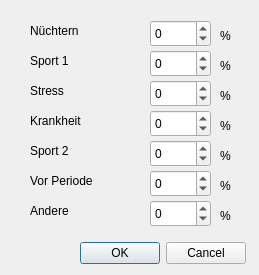
<?xml version="1.0" encoding="UTF-8"?>
<ui version="4.0">
 <class>dlgHealthOptions</class>
 <widget class="QDialog" name="dlgHealthOptions">
  <property name="windowModality">
   <enum>Qt::ApplicationModal</enum>
  </property>
  <property name="geometry">
   <rect>
    <x>0</x>
    <y>0</y>
    <width>259</width>
    <height>275</height>
   </rect>
  </property>
  <property name="windowTitle">
   <string>Gesundheits-Faktoren</string>
  </property>
  <widget class="QDialogButtonBox" name="buttonBox">
   <property name="geometry">
    <rect>
     <x>50</x>
     <y>240</y>
     <width>196</width>
     <height>26</height>
    </rect>
   </property>
   <property name="standardButtons">
    <set>QDialogButtonBox::Cancel|QDialogButtonBox::Ok</set>
   </property>
  </widget>
  <widget class="QLabel" name="lblTextSport1">
   <property name="geometry">
    <rect>
     <x>30</x>
     <y>50</y>
     <width>121</width>
     <height>21</height>
    </rect>
   </property>
   <property name="text">
    <string>Sport 1</string>
   </property>
  </widget>
  <widget class="QLabel" name="lblTextSport2">
   <property name="geometry">
    <rect>
     <x>30</x>
     <y>140</y>
     <width>121</width>
     <height>21</height>
    </rect>
   </property>
   <property name="text">
    <string>Sport 2</string>
   </property>
  </widget>
  <widget class="QLabel" name="lblTextStress">
   <property name="geometry">
    <rect>
     <x>30</x>
     <y>80</y>
     <width>121</width>
     <height>21</height>
    </rect>
   </property>
   <property name="text">
    <string>Stress</string>
   </property>
  </widget>
  <widget class="QLabel" name="lblTextIllness">
   <property name="geometry">
    <rect>
     <x>30</x>
     <y>110</y>
     <width>121</width>
     <height>21</height>
    </rect>
   </property>
   <property name="text">
    <string>Krankheit</string>
   </property>
  </widget>
  <widget class="QLabel" name="lblTextFemale">
   <property name="geometry">
    <rect>
     <x>30</x>
     <y>170</y>
     <width>121</width>
     <height>21</height>
    </rect>
   </property>
   <property name="text">
    <string>Vor Periode</string>
   </property>
  </widget>
  <widget class="QSpinBox" name="spnSport1Factor">
   <property name="geometry">
    <rect>
     <x>150</x>
     <y>50</y>
     <width>61</width>
     <height>27</height>
    </rect>
   </property>
   <property name="minimum">
    <number>-99</number>
   </property>
   <property name="maximum">
    <number>99</number>
   </property>
  </widget>
  <widget class="QSpinBox" name="spnSport2Factor">
   <property name="geometry">
    <rect>
     <x>150</x>
     <y>140</y>
     <width>61</width>
     <height>27</height>
    </rect>
   </property>
   <property name="minimum">
    <number>-99</number>
   </property>
  </widget>
  <widget class="QSpinBox" name="spnStressFactor">
   <property name="geometry">
    <rect>
     <x>150</x>
     <y>80</y>
     <width>61</width>
     <height>27</height>
    </rect>
   </property>
   <property name="minimum">
    <number>-99</number>
   </property>
  </widget>
  <widget class="QSpinBox" name="spnIllnessFactor">
   <property name="geometry">
    <rect>
     <x>150</x>
     <y>110</y>
     <width>61</width>
     <height>27</height>
    </rect>
   </property>
   <property name="minimum">
    <number>-99</number>
   </property>
  </widget>
  <widget class="QSpinBox" name="spnFemaleFactor">
   <property name="geometry">
    <rect>
     <x>150</x>
     <y>170</y>
     <width>61</width>
     <height>27</height>
    </rect>
   </property>
   <property name="minimum">
    <number>-99</number>
   </property>
  </widget>
  <widget class="QLabel" name="lblPercent1">
   <property name="geometry">
    <rect>
     <x>220</x>
     <y>20</y>
     <width>21</width>
     <height>31</height>
    </rect>
   </property>
   <property name="text">
    <string>%</string>
   </property>
  </widget>
  <widget class="QLabel" name="lblPercent2">
   <property name="geometry">
    <rect>
     <x>220</x>
     <y>50</y>
     <width>21</width>
     <height>31</height>
    </rect>
   </property>
   <property name="text">
    <string>%</string>
   </property>
  </widget>
  <widget class="QLabel" name="lblPercent3">
   <property name="geometry">
    <rect>
     <x>220</x>
     <y>80</y>
     <width>21</width>
     <height>31</height>
    </rect>
   </property>
   <property name="text">
    <string>%</string>
   </property>
  </widget>
  <widget class="QLabel" name="lblPercent4">
   <property name="geometry">
    <rect>
     <x>220</x>
     <y>110</y>
     <width>21</width>
     <height>31</height>
    </rect>
   </property>
   <property name="text">
    <string>%</string>
   </property>
  </widget>
  <widget class="QLabel" name="lblPercent5">
   <property name="geometry">
    <rect>
     <x>220</x>
     <y>140</y>
     <width>21</width>
     <height>31</height>
    </rect>
   </property>
   <property name="text">
    <string>%</string>
   </property>
  </widget>
  <widget class="QLabel" name="lblTextSober">
   <property name="geometry">
    <rect>
     <x>30</x>
     <y>20</y>
     <width>121</width>
     <height>21</height>
    </rect>
   </property>
   <property name="text">
    <string>Nüchtern</string>
   </property>
  </widget>
  <widget class="QSpinBox" name="spnSoberFactor">
   <property name="geometry">
    <rect>
     <x>150</x>
     <y>20</y>
     <width>61</width>
     <height>27</height>
    </rect>
   </property>
   <property name="minimum">
    <number>-99</number>
   </property>
   <property name="maximum">
    <number>99</number>
   </property>
  </widget>
  <widget class="QLabel" name="lblTextOther">
   <property name="geometry">
    <rect>
     <x>30</x>
     <y>200</y>
     <width>121</width>
     <height>21</height>
    </rect>
   </property>
   <property name="text">
    <string>Andere</string>
   </property>
  </widget>
  <widget class="QSpinBox" name="spnOtherFactor">
   <property name="geometry">
    <rect>
     <x>150</x>
     <y>200</y>
     <width>61</width>
     <height>27</height>
    </rect>
   </property>
   <property name="minimum">
    <number>-99</number>
   </property>
  </widget>
  <widget class="QLabel" name="lblPercent6">
   <property name="geometry">
    <rect>
     <x>220</x>
     <y>170</y>
     <width>21</width>
     <height>31</height>
    </rect>
   </property>
   <property name="text">
    <string>%</string>
   </property>
  </widget>
  <widget class="QLabel" name="lblPercent7">
   <property name="geometry">
    <rect>
     <x>220</x>
     <y>200</y>
     <width>21</width>
     <height>31</height>
    </rect>
   </property>
   <property name="text">
    <string>%</string>
   </property>
  </widget>
 </widget>
 <resources/>
 <connections>
  <connection>
   <sender>buttonBox</sender>
   <signal>accepted()</signal>
   <receiver>dlgHealthOptions</receiver>
   <slot>accept()</slot>
   <hints>
    <hint type="sourcelabel">
     <x>277</x>
     <y>272</y>
    </hint>
    <hint type="destinationlabel">
     <x>199</x>
     <y>149</y>
    </hint>
   </hints>
  </connection>
  <connection>
   <sender>buttonBox</sender>
   <signal>rejected()</signal>
   <receiver>dlgHealthOptions</receiver>
   <slot>reject()</slot>
   <hints>
    <hint type="sourcelabel">
     <x>277</x>
     <y>272</y>
    </hint>
    <hint type="destinationlabel">
     <x>199</x>
     <y>149</y>
    </hint>
   </hints>
  </connection>
 </connections>
</ui>
